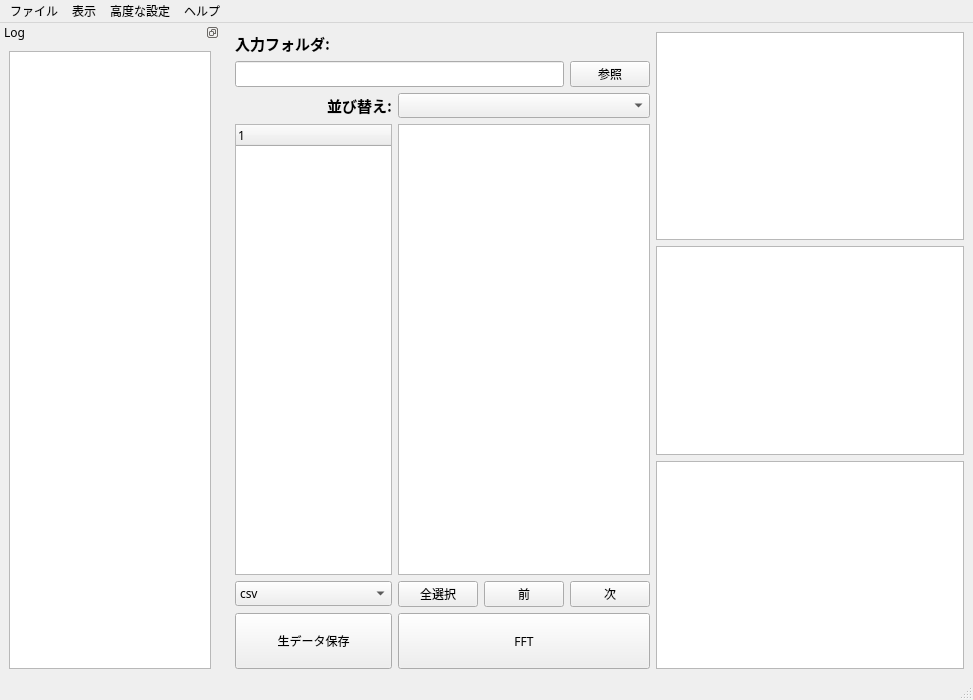
<?xml version="1.0" encoding="UTF-8"?>
<ui version="4.0">
 <author>Yan Evar</author>
 <class>MainWindow</class>
 <widget class="QMainWindow" name="MainWindow">
  <property name="geometry">
   <rect>
    <x>0</x>
    <y>0</y>
    <width>973</width>
    <height>700</height>
   </rect>
  </property>
  <property name="font">
   <font>
    <family>メイリオ</family>
   </font>
  </property>
  <property name="mouseTracking">
   <bool>false</bool>
  </property>
  <property name="windowTitle">
   <string>フーリエ変換 ver3.0β</string>
  </property>
  <property name="windowIcon">
   <iconset>
    <normaloff>icon.png</normaloff>icon.png</iconset>
  </property>
  <property name="whatsThis">
   <string/>
  </property>
  <property name="iconSize">
   <size>
    <width>32</width>
    <height>32</height>
   </size>
  </property>
  <property name="toolButtonStyle">
   <enum>Qt::ToolButtonStyle::ToolButtonIconOnly</enum>
  </property>
  <property name="tabShape">
   <enum>QTabWidget::TabShape::Rounded</enum>
  </property>
  <widget class="QWidget" name="centralwidget">
   <layout class="QGridLayout" name="gridLayout_3" rowstretch="1,12" columnstretch="0,2,2">
    <property name="sizeConstraint">
     <enum>QLayout::SizeConstraint::SetDefaultConstraint</enum>
    </property>
    <item row="0" column="2" rowspan="2">
     <layout class="QGridLayout" name="gridLayout" rowstretch="1,0,0,0,0" columnstretch="0">
      <property name="sizeConstraint">
       <enum>QLayout::SizeConstraint::SetDefaultConstraint</enum>
      </property>
      <item row="4" column="0">
       <widget class="PlotWidget" name="plot_widget_norm">
        <property name="sizePolicy">
         <sizepolicy hsizetype="Expanding" vsizetype="Expanding">
          <horstretch>0</horstretch>
          <verstretch>1</verstretch>
         </sizepolicy>
        </property>
        <property name="minimumSize">
         <size>
          <width>300</width>
          <height>160</height>
         </size>
        </property>
       </widget>
      </item>
      <item row="2" column="0">
       <widget class="PlotWidget" name="plot_widget_cos">
        <property name="sizePolicy">
         <sizepolicy hsizetype="Expanding" vsizetype="Expanding">
          <horstretch>0</horstretch>
          <verstretch>1</verstretch>
         </sizepolicy>
        </property>
        <property name="minimumSize">
         <size>
          <width>300</width>
          <height>160</height>
         </size>
        </property>
        <property name="midLineWidth">
         <number>0</number>
        </property>
       </widget>
      </item>
      <item row="0" column="0">
       <widget class="PlotWidget" name="plot_widget_sin">
        <property name="sizePolicy">
         <sizepolicy hsizetype="Expanding" vsizetype="Expanding">
          <horstretch>0</horstretch>
          <verstretch>1</verstretch>
         </sizepolicy>
        </property>
        <property name="minimumSize">
         <size>
          <width>300</width>
          <height>160</height>
         </size>
        </property>
       </widget>
      </item>
     </layout>
    </item>
    <item row="0" column="1">
     <layout class="QGridLayout" name="gridLayout_4">
      <property name="sizeConstraint">
       <enum>QLayout::SizeConstraint::SetDefaultConstraint</enum>
      </property>
      <item row="0" column="0">
       <widget class="QLabel" name="label_path">
        <property name="font">
         <font>
          <family>メイリオ</family>
          <pointsize>11</pointsize>
          <bold>true</bold>
         </font>
        </property>
        <property name="text">
         <string>入力フォルダ:</string>
        </property>
        <property name="textFormat">
         <enum>Qt::TextFormat::PlainText</enum>
        </property>
       </widget>
      </item>
      <item row="1" column="0">
       <widget class="QLineEdit" name="lineEdit_path">
        <property name="sizePolicy">
         <sizepolicy hsizetype="Expanding" vsizetype="Minimum">
          <horstretch>2</horstretch>
          <verstretch>0</verstretch>
         </sizepolicy>
        </property>
        <property name="readOnly">
         <bool>true</bool>
        </property>
       </widget>
      </item>
      <item row="1" column="1">
       <widget class="QPushButton" name="button_widget_refer">
        <property name="sizePolicy">
         <sizepolicy hsizetype="Minimum" vsizetype="Minimum">
          <horstretch>0</horstretch>
          <verstretch>0</verstretch>
         </sizepolicy>
        </property>
        <property name="text">
         <string>参照</string>
        </property>
        <property name="icon">
         <iconset>
          <normaloff>folder.svg</normaloff>folder.svg</iconset>
        </property>
        <property name="checkable">
         <bool>false</bool>
        </property>
       </widget>
      </item>
     </layout>
    </item>
    <item row="1" column="1">
     <layout class="QGridLayout" name="gridLayout_2" rowstretch="0,8,0,1" columnstretch="4,2,1,1" rowminimumheight="0,0,0,0">
      <property name="sizeConstraint">
       <enum>QLayout::SizeConstraint::SetDefaultConstraint</enum>
      </property>
      <item row="3" column="0">
       <widget class="QPushButton" name="pushButton_raw">
        <property name="sizePolicy">
         <sizepolicy hsizetype="Expanding" vsizetype="MinimumExpanding">
          <horstretch>0</horstretch>
          <verstretch>0</verstretch>
         </sizepolicy>
        </property>
        <property name="text">
         <string>生データ保存</string>
        </property>
       </widget>
      </item>
      <item row="1" column="1" colspan="3">
       <widget class="FolderDropListWidget" name="list_View_import">
        <property name="sizePolicy">
         <sizepolicy hsizetype="Expanding" vsizetype="Expanding">
          <horstretch>0</horstretch>
          <verstretch>0</verstretch>
         </sizepolicy>
        </property>
        <property name="minimumSize">
         <size>
          <width>80</width>
          <height>0</height>
         </size>
        </property>
        <property name="acceptDrops">
         <bool>true</bool>
        </property>
        <property name="accessibleDescription">
         <string/>
        </property>
        <property name="alternatingRowColors">
         <bool>false</bool>
        </property>
        <property name="selectionMode">
         <enum>QAbstractItemView::SelectionMode::SingleSelection</enum>
        </property>
       </widget>
      </item>
      <item row="3" column="1" colspan="3">
       <widget class="QPushButton" name="pushButton_fft">
        <property name="sizePolicy">
         <sizepolicy hsizetype="Expanding" vsizetype="MinimumExpanding">
          <horstretch>0</horstretch>
          <verstretch>0</verstretch>
         </sizepolicy>
        </property>
        <property name="text">
         <string>FFT</string>
        </property>
       </widget>
      </item>
      <item row="2" column="0">
       <widget class="QComboBox" name="comboBox_export">
        <item>
         <property name="text">
          <string>csv</string>
         </property>
        </item>
        <item>
         <property name="text">
          <string>エクセル(個別ファイル)</string>
         </property>
        </item>
        <item>
         <property name="text">
          <string>エクセル(単一ファイル)</string>
         </property>
        </item>
        <item>
         <property name="text">
          <string>エクセル(単一シート)</string>
         </property>
        </item>
       </widget>
      </item>
      <item row="2" column="1">
       <widget class="QPushButton" name="pushButton_allselect">
        <property name="text">
         <string>全選択</string>
        </property>
       </widget>
      </item>
      <item row="0" column="1" colspan="3">
       <widget class="QComboBox" name="comboBox_sort"/>
      </item>
      <item row="2" column="3">
       <widget class="QPushButton" name="pushButton_next">
        <property name="text">
         <string>次</string>
        </property>
       </widget>
      </item>
      <item row="0" column="0">
       <widget class="QLabel" name="label_sort">
        <property name="font">
         <font>
          <family>メイリオ</family>
          <pointsize>11</pointsize>
          <bold>true</bold>
         </font>
        </property>
        <property name="text">
         <string>並び替え:</string>
        </property>
        <property name="textFormat">
         <enum>Qt::TextFormat::PlainText</enum>
        </property>
        <property name="alignment">
         <set>Qt::AlignmentFlag::AlignRight|Qt::AlignmentFlag::AlignTrailing|Qt::AlignmentFlag::AlignVCenter</set>
        </property>
       </widget>
      </item>
      <item row="2" column="2">
       <widget class="QPushButton" name="pushButton_before">
        <property name="text">
         <string>前</string>
        </property>
       </widget>
      </item>
      <item row="1" column="0">
       <widget class="QTreeWidget" name="treeWidget_data">
        <property name="sizePolicy">
         <sizepolicy hsizetype="Expanding" vsizetype="Expanding">
          <horstretch>0</horstretch>
          <verstretch>0</verstretch>
         </sizepolicy>
        </property>
        <column>
         <property name="text">
          <string notr="true">1</string>
         </property>
        </column>
       </widget>
      </item>
     </layout>
    </item>
   </layout>
  </widget>
  <widget class="QMenuBar" name="menubar_widget">
   <property name="geometry">
    <rect>
     <x>0</x>
     <y>0</y>
     <width>973</width>
     <height>33</height>
    </rect>
   </property>
   <property name="defaultUp">
    <bool>false</bool>
   </property>
   <property name="nativeMenuBar">
    <bool>false</bool>
   </property>
   <widget class="QMenu" name="menu_widget_file">
    <property name="title">
     <string>ファイル</string>
    </property>
    <addaction name="action_read"/>
    <addaction name="action_recent"/>
    <addaction name="separator"/>
    <addaction name="action_exit"/>
   </widget>
   <widget class="QMenu" name="menu">
    <property name="title">
     <string>高度な設定</string>
    </property>
    <addaction name="action_zeropad"/>
    <addaction name="action_windowfunc"/>
    <addaction name="action_angle"/>
   </widget>
   <widget class="QMenu" name="menu_widget_help">
    <property name="title">
     <string>ヘルプ</string>
    </property>
    <addaction name="action_thisapp"/>
    <addaction name="action_ver"/>
    <addaction name="action_GitHub"/>
   </widget>
   <widget class="QMenu" name="menu_3">
    <property name="title">
     <string>表示</string>
    </property>
    <widget class="QMenu" name="menu_2">
     <property name="font">
      <font>
       <family>メイリオ</family>
      </font>
     </property>
     <property name="title">
      <string>テーマ</string>
     </property>
     <addaction name="action_light"/>
     <addaction name="action_dark"/>
    </widget>
    <addaction name="action_lighttheme"/>
    <addaction name="separator"/>
    <addaction name="menu_2"/>
   </widget>
   <addaction name="menu_widget_file"/>
   <addaction name="menu_3"/>
   <addaction name="menu"/>
   <addaction name="menu_widget_help"/>
  </widget>
  <widget class="QStatusBar" name="statusbar">
   <property name="whatsThis">
    <string/>
   </property>
  </widget>
  <widget class="QDockWidget" name="dockWidget">
   <property name="sizePolicy">
    <sizepolicy hsizetype="Minimum" vsizetype="Preferred">
     <horstretch>0</horstretch>
     <verstretch>0</verstretch>
    </sizepolicy>
   </property>
   <property name="minimumSize">
    <size>
     <width>220</width>
     <height>500</height>
    </size>
   </property>
   <property name="maximumSize">
    <size>
     <width>220</width>
     <height>524287</height>
    </size>
   </property>
   <property name="cursor">
    <cursorShape>IBeamCursor</cursorShape>
   </property>
   <property name="floating">
    <bool>true</bool>
   </property>
   <property name="features">
    <set>QDockWidget::DockWidgetFeature::DockWidgetFloatable|QDockWidget::DockWidgetFeature::DockWidgetMovable</set>
   </property>
   <property name="allowedAreas">
    <set>Qt::DockWidgetArea::LeftDockWidgetArea|Qt::DockWidgetArea::RightDockWidgetArea</set>
   </property>
   <property name="windowTitle">
    <string>Log</string>
   </property>
   <attribute name="dockWidgetArea">
    <number>1</number>
   </attribute>
   <widget class="QWidget" name="dockWidgetContents_2">
    <layout class="QHBoxLayout" name="horizontalLayout">
     <item>
      <widget class="QPlainTextEdit" name="textBrowser_widget_log">
       <property name="undoRedoEnabled">
        <bool>false</bool>
       </property>
       <property name="readOnly">
        <bool>true</bool>
       </property>
      </widget>
     </item>
    </layout>
   </widget>
  </widget>
  <action name="action_read">
   <property name="text">
    <string>読み込み</string>
   </property>
  </action>
  <action name="action_recent">
   <property name="text">
    <string>最近使用したファイル</string>
   </property>
  </action>
  <action name="action_lighttheme">
   <property name="checkable">
    <bool>true</bool>
   </property>
   <property name="checked">
    <bool>true</bool>
   </property>
   <property name="text">
    <string>ログの表示</string>
   </property>
   <property name="font">
    <font>
     <family>メイリオ</family>
    </font>
   </property>
  </action>
  <action name="action_darktheme">
   <property name="checkable">
    <bool>true</bool>
   </property>
   <property name="text">
    <string>ダークモード</string>
   </property>
   <property name="font">
    <font>
     <family>メイリオ</family>
    </font>
   </property>
  </action>
  <action name="action_thisapp">
   <property name="text">
    <string>このアプリについて</string>
   </property>
   <property name="font">
    <font>
     <family>メイリオ</family>
    </font>
   </property>
  </action>
  <action name="action_exit">
   <property name="text">
    <string>終了</string>
   </property>
  </action>
  <action name="action_zeropad">
   <property name="text">
    <string>ゼロパディング</string>
   </property>
   <property name="font">
    <font>
     <family>メイリオ</family>
    </font>
   </property>
  </action>
  <action name="action_windowfunc">
   <property name="text">
    <string>窓関数</string>
   </property>
  </action>
  <action name="action_angle">
   <property name="text">
    <string>単位位相角</string>
   </property>
  </action>
  <action name="action_GitHub">
   <property name="text">
    <string>GitHub</string>
   </property>
  </action>
  <action name="action_ver">
   <property name="text">
    <string>バージョン履歴</string>
   </property>
  </action>
  <action name="action_light">
   <property name="checkable">
    <bool>true</bool>
   </property>
   <property name="checked">
    <bool>true</bool>
   </property>
   <property name="text">
    <string>ライトモード</string>
   </property>
   <property name="font">
    <font>
     <family>メイリオ</family>
     <bold>false</bold>
    </font>
   </property>
  </action>
  <action name="action_dark">
   <property name="checkable">
    <bool>true</bool>
   </property>
   <property name="text">
    <string>ダークモード</string>
   </property>
   <property name="font">
    <font>
     <family>メイリオ</family>
    </font>
   </property>
  </action>
 </widget>
 <customwidgets>
  <customwidget>
   <class>PlotWidget</class>
   <extends>QGraphicsView</extends>
   <header location="global">pyqtgraph</header>
  </customwidget>
  <customwidget>
   <class>FolderDropListWidget</class>
   <extends>QListWidget</extends>
   <header location="global">placeholder_listwidget</header>
  </customwidget>
 </customwidgets>
 <resources/>
 <connections/>
</ui>
